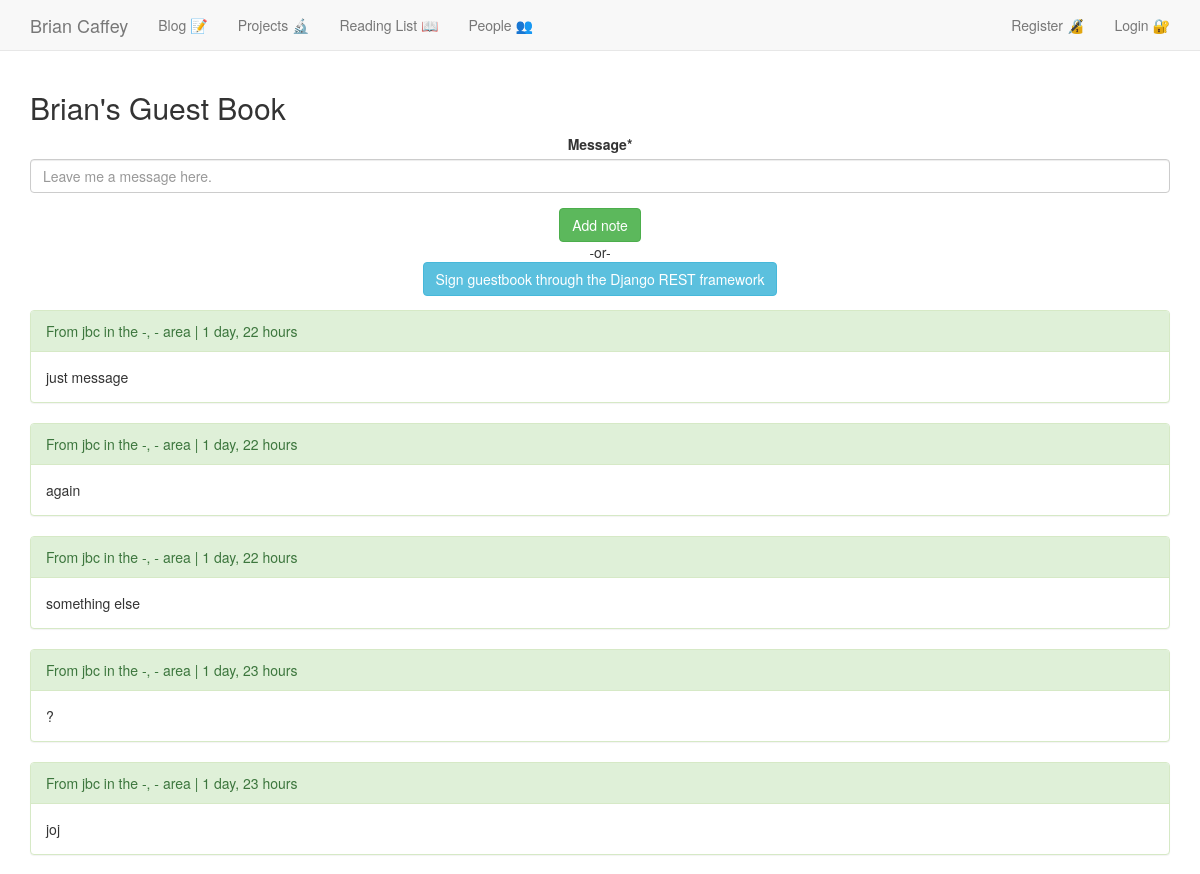
/guestbook/ (upper part), run on an earlier commit of the app's database.
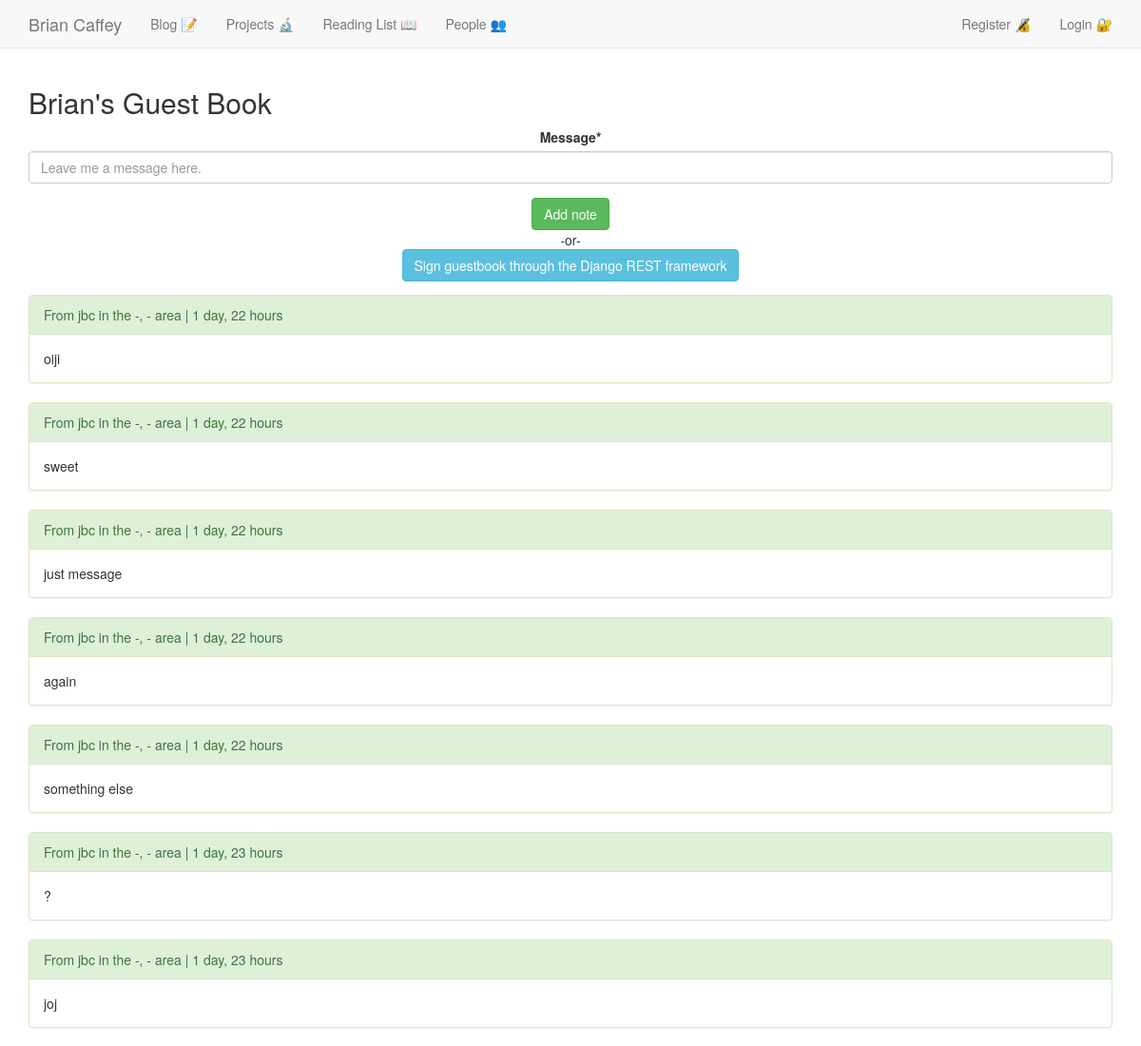
And on a later commit of the database.
### home/models.py (models this page shows, shortened)
class GuestBook(models.Model):
    user = models.ForeignKey(settings.AUTH_USER_MODEL, blank=True, null=True)
    message = models.CharField(max_length=400, blank=False)
    date_created = models.DateTimeField(auto_now_add=True)
    city = models.CharField(max_length=500, null=True, blank=True)
    state = models.CharField(max_length=500, null=True, blank=True)
    class Meta:
        ordering = ["-date_created"]

### home/views.py (the view)
# urls.py: url(r'^guestbook/$', GBListView.as_view(), name='gb-list'),
class GBListView(CreateGuestBookAPIView):
	def get(self, *args, **kwargs):
		object_list = GuestBook.objects.all()
		guest_form = GuestBookForm(self.request.POST or None)
		return render(self.request, 'home/guestbook_list.html', {'guest_form':guest_form, 'object_list':object_list})

### home/forms.py (shortened to what this page needs)
class GuestBookForm(forms.ModelForm):
	class Meta:
		model = GuestBook
		fields = [
			'message',
		]
		widgets = {
			'message': forms.TextInput(
				attrs={'id':'post-text', 'required':True, 'placeholder':'Leave me a message here.'}
			)
		}

### home/templates/home/guestbook_list.html (shortened to what this page needs)
{% extends 'base.html' %}
{% load crispy_forms_tags %}
{% block nav%}{% include 'home_nav.html' %}{% endblock %}
{% block content %}
<h2>Brian's Guest Book</h2>
<form style="text-align:center;" id="post-form" data-href="/api/gb-submit/" method="POST" action=".">{% csrf_token %}
  {{ guest_form | crispy }}
  <input type="submit" id="post-form post-button" class="btn btn-success" value="Add note"><br/> -or- <br/><a class="btn btn-info" href="{% url 'home:gb-submit' %}">Sign guestbook through the Django REST framework</a>
</form>
<span id="guest-book-items">
{% for object in object_list %}
<div class="panel panel-success">
  <div class="panel-heading">{% if object.user %}From {{ object.user }}{% if object.city %} in the {{ object.city }}, {{ object.state }} area{% endif %}{% else %}From someone{% if object.city %} in the {{ object.city }}, {{ object.state }} area{% endif %}{% endif %} | {{ object.date_created | timesince }}</div>
  <div class="panel-body">{{ object.message }}</div>
</div>
{% endfor %}
</span>
{% endblock %}

What changed in the data, as far as the page shows it:
added GuestBook: user "jbc", city "-", state "-", date_created "1 day, 22 hours", message "oiji"
added GuestBook: user "jbc", city "-", state "-", date_created "1 day, 22 hours", message "sweet"
